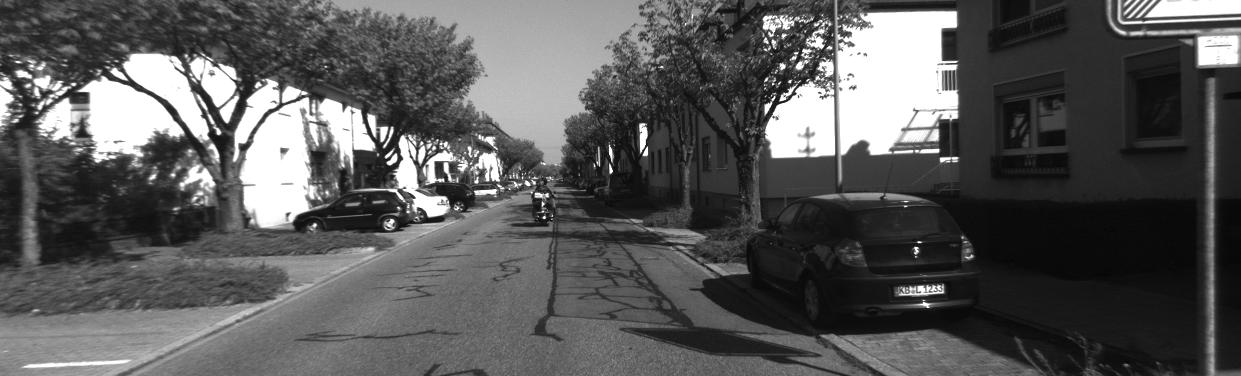
#> input picture exercise_05_stereoVision/data/left/000000.png, 1241 x 376 px, found by its file name
$ python main.py
#> lines starting #> are read from the running program, lines starting #| are printed output that depends on the picture
#> further down, img is the input picture: shape (376, 1241); min 6, max 255, mean 89
### exercise_03_keypoint/python_code/shi_tomasi.py
import numpy as np
from scipy import signal


def shi_tomasi(img, patch_size):
    """ Returns the shi-tomasi scores for an image and patch size patch_size
        The returned scores are of the same shape as the input image """
#> called with patch_size = 9

    pass
    # TODO: Your code here
    sobel_x = np.array([[-1, 0, 1],
                    [-2, 0, 2],
                    [-1, 0, 1]])


    sobel_y = np.array([[-1, -2, -1],
                        [0, 0, 0],
                        [1, 2, 1]])


    Ix = signal.convolve2d(img, sobel_x, mode='valid')
    Iy = signal.convolve2d(img, sobel_y, mode='valid')
    # valid limita la convoluzione evitando di fare la convoluzione se il fitro di sobel finisce fuori dai bordi dell'immagine
    # successivamente servirà inserire del padding per riportare l'immagine alla dimensione desiderata --> padding con tutti zeri

    Ixx = Ix ** 2
    Iyy = Iy ** 2
    Ixy = Ix * Iy

    # Finestra di somma (patch) per la convoluzione
    patch = np.ones((patch_size, patch_size))

    # Somma delle componenti all'interno della patch
    sIxx = signal.convolve2d(Ixx, patch, mode='valid')
    sIyy = signal.convolve2d(Iyy, patch, mode='valid')
    sIxy = signal.convolve2d(Ixy, patch, mode='valid')

    # facendo la convoluzione con una window di ones, in realtà sto rimpiazzando ogni valore di Ixx, Iyy, Ixy con la somma dei valori di
    # Ixx, Iyy, Ixy all'interno del patch e alla fine salvo i risultati in Sxx, Syy, Sxy

    trace = sIxx + sIyy
    determinant = sIxx * sIyy - sIxy**2

    # the eigen values of a matrix M=[a,b;c,d] are lambda1/2 = (Tr(A)/2 +- ((Tr(A)/2)^2-det(A))^.5
    # The smaller one is the one with the negative sign
    R_shi_tomasi = trace/2 - ((trace/2)**2 - determinant)**0.5

    R_shi_tomasi[R_shi_tomasi < 0] = 0 # imposto a zero tutti i valori minori di zero

    # Padding per ottenere la dimensione originale
    pad_size = (patch_size // 2) + 1
    # devo aggiungerci il patch_size + 1 perché perdo anche 1 pixel quando calcolo le derivate con i filtri di sobel
    R_shi_tomasi_padded = np.pad(R_shi_tomasi, pad_width=pad_size, mode='constant', constant_values=0)
    # con mode='constant' agiungo un valore costante come padding e con constan_values specifico che il valore costante è zero
    # in pratica aggiungo del padding 0 di dimensione pad_size


    return R_shi_tomasi_padded


### exercise_03_keypoint/python_code/harris.py
import numpy as np
from scipy import signal


def harris(img, patch_size, kappa):
    """ Returns the harris scores for an image given a patch size and a kappa value
        The returned scores are of the same shape as the input image """
#> called with patch_size = 9, kappa = 0.08

    pass
    # TODO: Your code here
    sobel_x = np.array([[-1, 0, 1],
                    [-2, 0, 2],
                    [-1, 0, 1]])


    sobel_y = np.array([[-1, -2, -1],
                        [0, 0, 0],
                        [1, 2, 1]])


    Ix = signal.convolve2d(img, sobel_x, mode='valid')
    Iy = signal.convolve2d(img, sobel_y, mode='valid')
    # valid limita la convoluzione evitando di fare la convoluzione se il fitro di sobel finisce fuori dai bordi dell'immagine
    # successivamente servirà inserire del padding per riportare l'immagine alla dimensione desiderata --> padding con tutti zeri

    Ixx = Ix ** 2
    Iyy = Iy ** 2
    Ixy = Ix * Iy

    # Finestra di somma (patch) per la convoluzione
    patch = np.ones((patch_size, patch_size))

    # Somma delle componenti all'interno della patch
    sIxx = signal.convolve2d(Ixx, patch, mode='valid')
    sIyy = signal.convolve2d(Iyy, patch, mode='valid')
    sIxy = signal.convolve2d(Ixy, patch, mode='valid')

    # facendo la convoluzione con una window di ones, in realtà sto rimpiazzando ogni valore di Ixx, Iyy, Ixy con la somma dei valori di
    # Ixx, Iyy, Ixy all'interno del patch e alla fine salvo i risultati in Sxx, Syy, Sxy

    trace = sIxx + sIyy
    determinant = sIxx * sIyy - sIxy**2

    R_harris = determinant - kappa * (trace ** 2)

    R_harris[R_harris < 0] = 0

    pad_size = (patch_size // 2) + 1
    R_harris_padded = np.pad(R_harris, pad_width=pad_size, mode='constant', constant_values=0)

    return R_harris_padded

### exercise_03_keypoint/python_code/select_keypoints.py
import numpy as np


def selectKeypoints(scores, num, r):
    """
    Selects the num best scores as keypoints and performs non-maximum supression of a (2r + 1)*(2r + 1) box around
    the current maximum.
    """
#> called with num = 200, r = 8
    pass
    # TODO: Your code here
    keypoints = np.zeros((2,num))

    # creo del padding per la non-maximum suppression
    scores_copy = np.pad(scores, pad_width=r, mode='constant', constant_values=0)

    for i in range(num):
        # Trova il massimo valore e la sua posizione
        max_idx = np.unravel_index(np.argmax(scores_copy), scores_copy.shape)
        keypoints[:, i] = max_idx[0] - r, max_idx[1] - r # devo sottrarre r per il padding
        # Non-maximum suppression: azzera tutti i valori nel raggio specificato
        x, y = max_idx
        scores_copy[x-r:x+r+1, y-r:y+r+1] = 0
#> this loop made 200 passes
#> (x, y) on passes 1 to 3: (107, 791), (169, 396), (60, 813)
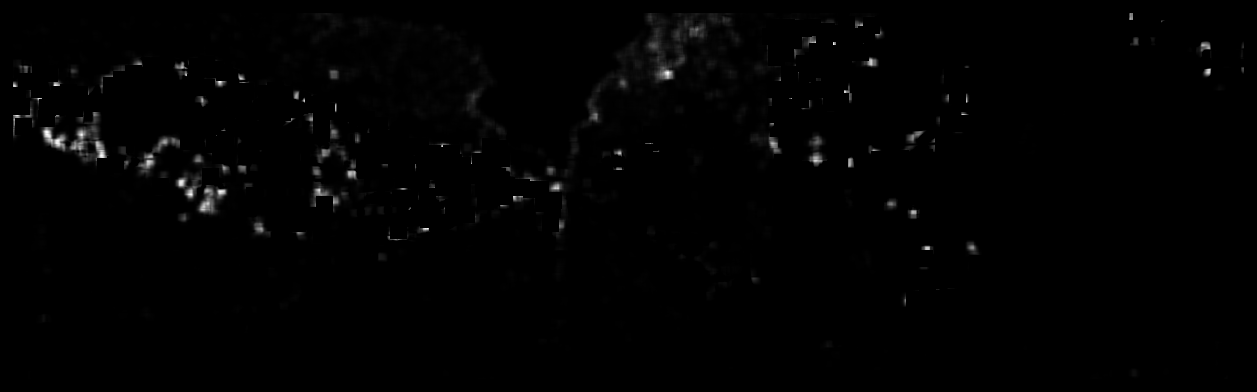
#> scores_copy: shape (392, 1257) float64; min 0, max 8.07e+12, mean 6.69e+10; drawn with min black and max white

    return keypoints

### exercise_03_keypoint/python_code/describe_keypoints.py
import numpy as np


def describeKeypoints(img, keypoints, r):
    """
    Returns a (2r+1)^2xN matrix of image patch vectors based on image img and a 2xN matrix containing the keypoint
    coordinates. r is the patch "radius".
    """
#> called with keypoints = array of shape (2, 200), r = 9
    pass
    # TODO: Your code here


    # Dimensione della patch
    patch_size = 2 * r + 1
    num_keypoints = keypoints.shape[1]
#> num_keypoints = 200

    # Padding dell'immagine per gestire i keypoints vicini ai bordi
    padded_img = np.pad(img, [(r, r), (r, r)], mode='constant', constant_values=0)

    # Inizializza la matrice dei descrittori
    descriptors = np.zeros((patch_size ** 2, num_keypoints))

    for i in range(num_keypoints):
        # Coordinate del keypoint con compensazione per il padding
        x, y = keypoints[:, i] + r # devo sommare r per compensare il padding
        x, y = int(x), int(y)

        # Estrai la patch attorno al keypoint
        descriptors[:, i] = padded_img[x - r : x + r + 1, y - r : y + r + 1].flatten()
#> this loop made 200 passes
#> (x, y) on passes 1 to 3: (108, 792), (170, 397), (61, 814)
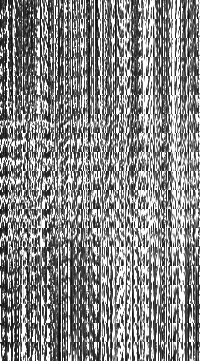
#> descriptors: shape (361, 200) float64; min 8, max 255, mean 134.6

        # Converte la patch in un vettore colonna-per-colonna e aggiungilo alla matrice dei descrittori


    return descriptors


### exercise_03_keypoint/python_code/match_descriptors.py
import numpy as np
from scipy.spatial.distance import cdist


def matchDescriptors(query_descriptors, database_descriptors, match_lambda):
    """
    Returns a 1xQ matrix where the i-th coefficient is the index of the database descriptor which matches to the
    i-th query descriptor. The descriptor vectors are MxQ and MxD where M is the descriptor dimension and Q and D the
    amount of query and database descriptors respectively. matches(i) will be -1 if there is no database descriptor
    with an SSD < lambda * min(SSD). No elements of matches will be equal except for the -1 elements.
    """
    pass
    # TODO: Your code here
    # il query_descriptors è un descrittore che rappresenta tutti i keypoints del nuovo frame (Q keypoints)
    # il database_descriptors è un descrittore che rappresenta tutti i keypoints del drame precedente (D keypoints)
    # distances è una matrice delle distanze che calcola la distanza di ogni keypoint del query (nuovo frame) da ogni keypoints del vecchio frame

    # Non è detto che due immagini consecutive abbiano lo stesso numero keypoints --> per questo le identifico come MxQ e MxD
    # Tuttavia nel nostro caso noi consideriamo un numero di keypoints uguale e la dimensione del patch uguale, quindi la dimensione del
    # descriptor è dxk (d dimenisione del patch in pixel, k numero di keypoints)

    distances = cdist(query_descriptors.T, database_descriptors.T, metric='euclidean') # dimensione QxD
    # dove distances[i, j] rappresenta la distanza euclidea tra il i-esimo descrittore di query_descriptors e il j-esimo descrittore di database_descriptors.

    # distances è una matrice QxD --> voglio prendere il keypoint del nuovo frame più vicino tra tutti i keypoints del vecchio frame
    # creo un array di dimensione Q (matches) in cui associo per ogni keypoint del nuovo frame, il keypoint del vecchio frame che ha distanza minima
    matches = np.argmin(distances, axis=1) # trova, per ogni riga (cioè per ogni descrittore query), l'indice della colonna con la distanza minima.

    distances = distances[np.arange(matches.shape[0]), matches] # per ogni match keypoint del vecchio frame e keypoint del nuovo, salvo la distanza tra questi
    # distances ora è un array di dimensione Q che contiene le distanze minime per ciascun descrittore query

    min_distance = distances.min()
    adaptive_threshold = match_lambda * min_distance

    matches[distances >= adaptive_threshold] = -1


    unique_matches = -np.ones_like(matches) # inizializzato a -1 per conservare i match non validi
    _, unique_match_idxs = np.unique(matches, return_index=True) # salvo l'indice corrisondente al primo match --> nel caso di più match
    unique_matches[unique_match_idxs] = matches[unique_match_idxs] # mi assicuro che in unique_matches compaia solo il primo match

    return unique_matches

### exercise_03_keypoint/python_code/main.py
import cv2
import matplotlib.pyplot as plt

from shi_tomasi import shi_tomasi
from harris import harris
from select_keypoints import selectKeypoints
from describe_keypoints import describeKeypoints
from match_descriptors import matchDescriptors
from plot_matches import plotMatches

if __name__=="__main__":
    # Randomly chosen parameters that seem to work well - can you find better ones?
    corner_patch_size = 9
    harris_kappa = 0.08
    num_keypoints = 200
    nonmaximum_supression_radius = 8
    descriptor_radius = 9
    match_lambda = 4

    img = cv2.imread('data/000000.png', cv2.IMREAD_GRAYSCALE)

    # A.reshape(1, 4, order='F') # se metto order='F' il reshape viene fatto column-wise


    # Part 1 - Calculate Corner Response Functions
    # Shi-Tomasi
    shi_tomasi_scores = shi_tomasi(img, corner_patch_size)

    # Harris
    harris_scores = harris(img, corner_patch_size, harris_kappa)

    fig, axs = plt.subplots(2, 2)
    axs[0, 0].imshow(img, cmap='gray')
    axs[0, 0].axis('off')
    axs[0, 1].imshow(img, cmap='gray')
    axs[0, 1].axis('off')

    axs[1, 0].imshow(shi_tomasi_scores)
    axs[1, 0].set_title('Shi-Tomasi Scores')
    axs[1, 0].axis('off')

    axs[1, 1].imshow(harris_scores)
    axs[1, 1].set_title('Harris Scores')
    axs[1, 1].axis('off')


    fig.tight_layout()
    #plt.show()


    # Part 2 - Select keypoints
    keypoints = selectKeypoints(harris_scores, num_keypoints, nonmaximum_supression_radius)

    plt.clf()
    plt.close()
    plt.imshow(img, cmap='gray')
    plt.plot(keypoints[1, :], keypoints[0, :], 'rx', linewidth=2)
    plt.axis('off')
    #plt.show()

    # Part 3 - Describe keypoints and show 16 strongest keypoint descriptors
    descriptors = describeKeypoints(img, keypoints, descriptor_radius)

    plt.clf()
    plt.close()
    fig, axs = plt.subplots(4, 4)
    patch_size = 2 * descriptor_radius + 1
    for i in range(16):
        axs[i // 4, i % 4].imshow(descriptors[:, i].reshape([patch_size, patch_size]))
        axs[i // 4, i % 4].axis('off')

    #plt.show()


    # Part 4 - Match descriptors between first two images
    img_2 = cv2.imread('data/000001.png', cv2.IMREAD_GRAYSCALE)
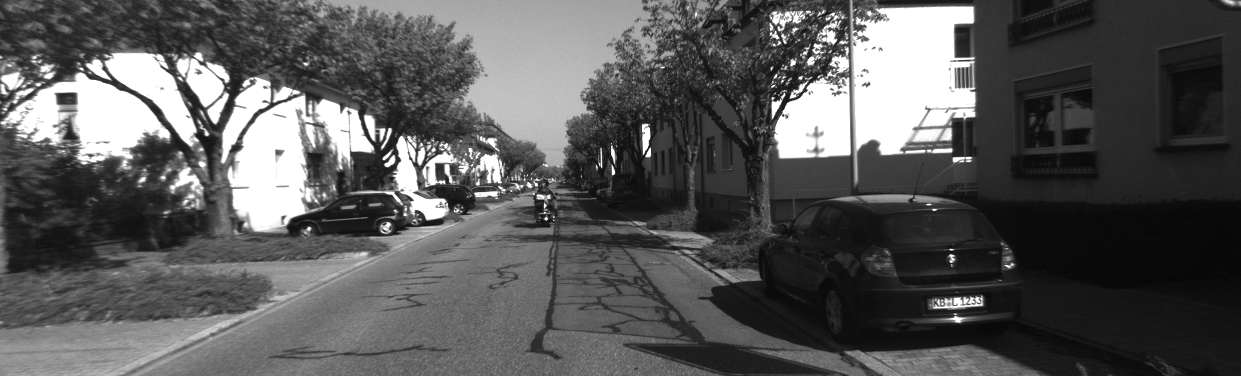
#> input picture exercise_05_stereoVision/data/left/000001.png, 1241 x 376 px, found by its file name
#> img_2 is the input picture: shape (376, 1241); min 5, max 255, mean 88.4
    harris_scores_2 = harris(img_2, corner_patch_size, harris_kappa)
    keypoints_2 = selectKeypoints(harris_scores_2, num_keypoints, nonmaximum_supression_radius)
#> call 2 of selectKeypoints, with num = 200, r = 8
#> the loop in selectKeypoints (call 2), `for i in range(num):` made 200 passes
#> (x, y) on passes 1 to 3: (135, 653), (104, 801), (171, 394)
#> after the loop in selectKeypoints (call 2), `for i in range(num):`:
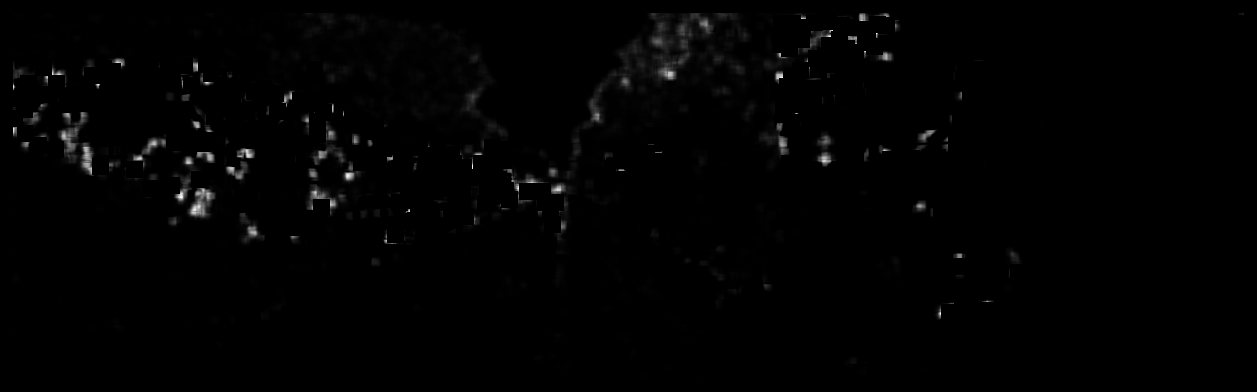
#> scores_copy: shape (392, 1257) float64; min 0, max 7.36e+12, mean 6.45e+10; drawn with min black and max white
    descriptors_2 = describeKeypoints(img_2, keypoints_2, descriptor_radius)
#> call 2 of describeKeypoints, with keypoints = array of shape (2, 200), r = 9
#> in describeKeypoints (call 2), `padded_img = np.pad(img, [(r, r), (r, r)], mode='constant', constant_v..`:
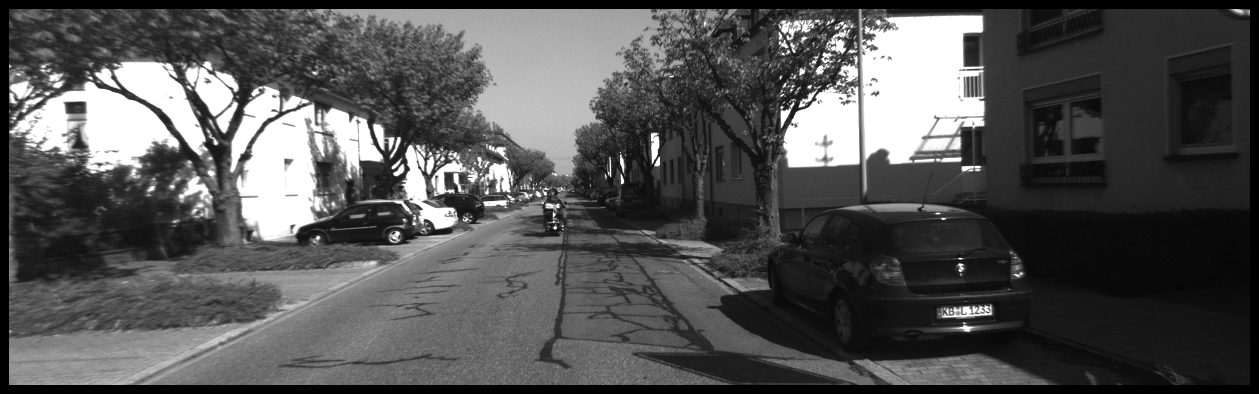
#> padded_img: shape (394, 1259); min 0, max 255, mean 83.2
#> the loop in describeKeypoints (call 2), `for i in range(num_keypoints):` made 200 passes
#> (x, y) on passes 1 to 3: (136, 654), (105, 802), (172, 395)
#> after the loop in describeKeypoints (call 2), `for i in range(num_keypoints):`:
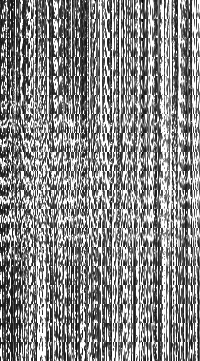
#> descriptors: shape (361, 200) float64; min 0, max 255, mean 135.5

    matches = matchDescriptors(descriptors_2, descriptors, match_lambda)

    plt.clf()
    plt.close()
    plt.imshow(img_2, cmap='gray')
    plt.plot(keypoints_2[1, :], keypoints_2[0, :], 'rx', linewidth=2)
    plotMatches(matches, keypoints_2, keypoints)
#> (this line was passed over: plot_matches is not available in this run)
    plt.tight_layout()
    plt.axis('off')
    plt.show()


    # Part 5 - Match descriptors between all images
    prev_desc = None
    prev_kp = None
    for i in range(200):
        plt.clf()
        img = cv2.imread('data/{0:06d}.png'.format(i), cv2.IMREAD_GRAYSCALE)
        scores = harris(img, corner_patch_size, harris_kappa)
        kp = selectKeypoints(scores, num_keypoints, nonmaximum_supression_radius)
        desc = describeKeypoints(img, kp, descriptor_radius)

        plt.imshow(img, cmap='gray')
        plt.plot(kp[1, :], kp[0, :], 'rx', linewidth=2)
        plt.axis('off')

        if prev_desc is not None:
            matches = matchDescriptors(desc, prev_desc, match_lambda)
            plotMatches(matches, kp, prev_kp)
        prev_kp = kp
        prev_desc = desc

        plt.pause(0.1)
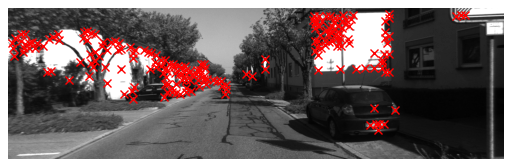
#> figure drawn by matplotlib, 1 panel
#> (the run stopped early here; a loop or call above may not have finished)
